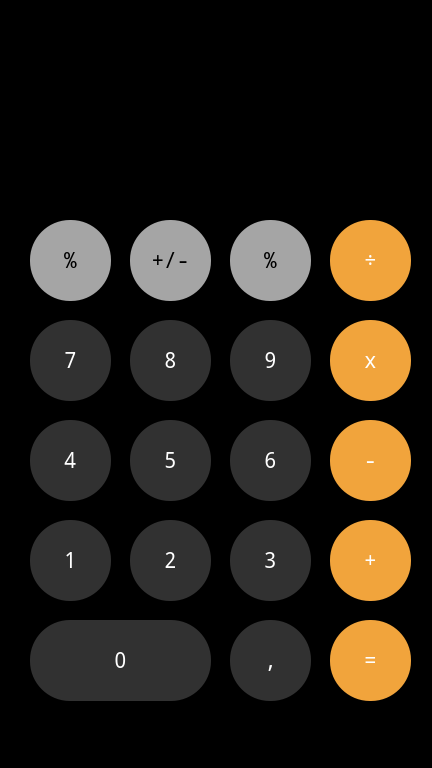
<?xml version="1.0" encoding="UTF-8"?>
<ui version="4.0">
 <class>MainWindow</class>
 <widget class="QMainWindow" name="MainWindow">
  <property name="geometry">
   <rect>
    <x>0</x>
    <y>0</y>
    <width>432</width>
    <height>768</height>
   </rect>
  </property>
  <property name="windowTitle">
   <string>MainWindow</string>
  </property>
  <property name="styleSheet">
   <string notr="true">background-color: rgb(0, 0, 0);</string>
  </property>
  <widget class="QWidget" name="centralwidget">
   <widget class="QPushButton" name="number1">
    <property name="geometry">
     <rect>
      <x>30</x>
      <y>520</y>
      <width>81</width>
      <height>81</height>
     </rect>
    </property>
    <property name="font">
     <font>
      <family>Noto Mono</family>
      <pointsize>16</pointsize>
     </font>
    </property>
    <property name="styleSheet">
     <string notr="true">border-radius : 40; 
background-color: rgb(49, 49, 49);
color: rgb(255, 255, 255);
</string>
    </property>
    <property name="text">
     <string>1</string>
    </property>
   </widget>
   <widget class="QPushButton" name="number2">
    <property name="geometry">
     <rect>
      <x>130</x>
      <y>520</y>
      <width>81</width>
      <height>81</height>
     </rect>
    </property>
    <property name="font">
     <font>
      <family>Noto Mono</family>
      <pointsize>16</pointsize>
     </font>
    </property>
    <property name="styleSheet">
     <string notr="true">border-radius : 40; 
background-color: rgb(49, 49, 49);
color: rgb(255, 255, 255);</string>
    </property>
    <property name="text">
     <string>2</string>
    </property>
   </widget>
   <widget class="QPushButton" name="number3">
    <property name="geometry">
     <rect>
      <x>230</x>
      <y>520</y>
      <width>81</width>
      <height>81</height>
     </rect>
    </property>
    <property name="font">
     <font>
      <family>Noto Mono</family>
      <pointsize>16</pointsize>
     </font>
    </property>
    <property name="styleSheet">
     <string notr="true">border-radius : 40; 
background-color: rgb(49, 49, 49);
color: rgb(255, 255, 255);</string>
    </property>
    <property name="text">
     <string>3</string>
    </property>
   </widget>
   <widget class="QPushButton" name="addition">
    <property name="geometry">
     <rect>
      <x>330</x>
      <y>520</y>
      <width>81</width>
      <height>81</height>
     </rect>
    </property>
    <property name="font">
     <font>
      <family>Noto Mono</family>
      <pointsize>16</pointsize>
     </font>
    </property>
    <property name="styleSheet">
     <string notr="true">border-radius : 40; 
background-color: #f1a43c;
color: rgb(255, 255, 255);</string>
    </property>
    <property name="text">
     <string>+</string>
    </property>
   </widget>
   <widget class="QPushButton" name="number0">
    <property name="geometry">
     <rect>
      <x>30</x>
      <y>620</y>
      <width>181</width>
      <height>81</height>
     </rect>
    </property>
    <property name="font">
     <font>
      <family>Noto Mono</family>
      <pointsize>16</pointsize>
     </font>
    </property>
    <property name="styleSheet">
     <string notr="true">border-radius : 40; 
background-color: rgb(49, 49, 49);
color: rgb(255, 255, 255);</string>
    </property>
    <property name="text">
     <string>0</string>
    </property>
   </widget>
   <widget class="QPushButton" name="number4">
    <property name="geometry">
     <rect>
      <x>30</x>
      <y>420</y>
      <width>81</width>
      <height>81</height>
     </rect>
    </property>
    <property name="font">
     <font>
      <family>Noto Mono</family>
      <pointsize>16</pointsize>
     </font>
    </property>
    <property name="styleSheet">
     <string notr="true">border-radius : 40; 
background-color: rgb(49, 49, 49);
color: rgb(255, 255, 255);
</string>
    </property>
    <property name="text">
     <string>4</string>
    </property>
   </widget>
   <widget class="QPushButton" name="number6">
    <property name="geometry">
     <rect>
      <x>230</x>
      <y>420</y>
      <width>81</width>
      <height>81</height>
     </rect>
    </property>
    <property name="font">
     <font>
      <family>Noto Mono</family>
      <pointsize>16</pointsize>
     </font>
    </property>
    <property name="styleSheet">
     <string notr="true">border-radius : 40; 
background-color: rgb(49, 49, 49);
color: rgb(255, 255, 255);</string>
    </property>
    <property name="text">
     <string>6</string>
    </property>
   </widget>
   <widget class="QPushButton" name="number5">
    <property name="geometry">
     <rect>
      <x>130</x>
      <y>420</y>
      <width>81</width>
      <height>81</height>
     </rect>
    </property>
    <property name="font">
     <font>
      <family>Noto Mono</family>
      <pointsize>16</pointsize>
     </font>
    </property>
    <property name="styleSheet">
     <string notr="true">border-radius : 40; 
background-color: rgb(49, 49, 49);
color: rgb(255, 255, 255);</string>
    </property>
    <property name="text">
     <string>5</string>
    </property>
   </widget>
   <widget class="QPushButton" name="number7">
    <property name="geometry">
     <rect>
      <x>30</x>
      <y>320</y>
      <width>81</width>
      <height>81</height>
     </rect>
    </property>
    <property name="font">
     <font>
      <family>Noto Mono</family>
      <pointsize>16</pointsize>
     </font>
    </property>
    <property name="styleSheet">
     <string notr="true">border-radius : 40; 
background-color: rgb(49, 49, 49);
color: rgb(255, 255, 255);
</string>
    </property>
    <property name="text">
     <string>7</string>
    </property>
   </widget>
   <widget class="QPushButton" name="number9">
    <property name="geometry">
     <rect>
      <x>230</x>
      <y>320</y>
      <width>81</width>
      <height>81</height>
     </rect>
    </property>
    <property name="font">
     <font>
      <family>Noto Mono</family>
      <pointsize>16</pointsize>
     </font>
    </property>
    <property name="styleSheet">
     <string notr="true">border-radius : 40; 
background-color: rgb(49, 49, 49);
color: rgb(255, 255, 255);</string>
    </property>
    <property name="text">
     <string>9</string>
    </property>
   </widget>
   <widget class="QPushButton" name="number8">
    <property name="geometry">
     <rect>
      <x>130</x>
      <y>320</y>
      <width>81</width>
      <height>81</height>
     </rect>
    </property>
    <property name="font">
     <font>
      <family>Noto Mono</family>
      <pointsize>16</pointsize>
     </font>
    </property>
    <property name="styleSheet">
     <string notr="true">border-radius : 40; 
background-color: rgb(49, 49, 49);
color: rgb(255, 255, 255);</string>
    </property>
    <property name="text">
     <string>8</string>
    </property>
   </widget>
   <widget class="QPushButton" name="equal">
    <property name="geometry">
     <rect>
      <x>330</x>
      <y>620</y>
      <width>81</width>
      <height>81</height>
     </rect>
    </property>
    <property name="font">
     <font>
      <family>Noto Mono</family>
      <pointsize>16</pointsize>
     </font>
    </property>
    <property name="styleSheet">
     <string notr="true">border-radius : 40; 
background-color: #f1a43c;
color: rgb(255, 255, 255);</string>
    </property>
    <property name="text">
     <string>=</string>
    </property>
   </widget>
   <widget class="QPushButton" name="subtraction">
    <property name="geometry">
     <rect>
      <x>330</x>
      <y>420</y>
      <width>81</width>
      <height>81</height>
     </rect>
    </property>
    <property name="font">
     <font>
      <family>Noto Mono</family>
      <pointsize>16</pointsize>
     </font>
    </property>
    <property name="styleSheet">
     <string notr="true">border-radius : 40; 
background-color: #f1a43c;
color: rgb(255, 255, 255);</string>
    </property>
    <property name="text">
     <string>-</string>
    </property>
   </widget>
   <widget class="QPushButton" name="multiplication">
    <property name="geometry">
     <rect>
      <x>330</x>
      <y>320</y>
      <width>81</width>
      <height>81</height>
     </rect>
    </property>
    <property name="font">
     <font>
      <family>Noto Mono</family>
      <pointsize>16</pointsize>
     </font>
    </property>
    <property name="styleSheet">
     <string notr="true">border-radius : 40; 
background-color: #f1a43c;
color: rgb(255, 255, 255);</string>
    </property>
    <property name="text">
     <string>x</string>
    </property>
   </widget>
   <widget class="QPushButton" name="division">
    <property name="geometry">
     <rect>
      <x>330</x>
      <y>220</y>
      <width>81</width>
      <height>81</height>
     </rect>
    </property>
    <property name="font">
     <font>
      <family>Noto Mono</family>
      <pointsize>16</pointsize>
     </font>
    </property>
    <property name="styleSheet">
     <string notr="true">border-radius : 40; 
background-color: #f1a43c;
color: rgb(255, 255, 255);</string>
    </property>
    <property name="text">
     <string>÷</string>
    </property>
   </widget>
   <widget class="QPushButton" name="percent">
    <property name="geometry">
     <rect>
      <x>230</x>
      <y>220</y>
      <width>81</width>
      <height>81</height>
     </rect>
    </property>
    <property name="font">
     <font>
      <family>Noto Mono</family>
      <pointsize>16</pointsize>
     </font>
    </property>
    <property name="styleSheet">
     <string notr="true">border-radius : 40; 
background-color: #a5a5a5;
color: rgb(0, 0, 0);</string>
    </property>
    <property name="text">
     <string>%</string>
    </property>
   </widget>
   <widget class="QPushButton" name="negative">
    <property name="geometry">
     <rect>
      <x>130</x>
      <y>220</y>
      <width>81</width>
      <height>81</height>
     </rect>
    </property>
    <property name="font">
     <font>
      <family>Noto Mono</family>
      <pointsize>16</pointsize>
     </font>
    </property>
    <property name="styleSheet">
     <string notr="true">border-radius : 40; 
background-color: #a5a5a5;
color: rgb(0,0,0);</string>
    </property>
    <property name="text">
     <string>+/-</string>
    </property>
   </widget>
   <widget class="QPushButton" name="percent_3">
    <property name="geometry">
     <rect>
      <x>30</x>
      <y>220</y>
      <width>81</width>
      <height>81</height>
     </rect>
    </property>
    <property name="font">
     <font>
      <family>Noto Mono</family>
      <pointsize>16</pointsize>
     </font>
    </property>
    <property name="styleSheet">
     <string notr="true">border-radius : 40; 
background-color: #a5a5a5;
color: rgb(0,0,0);</string>
    </property>
    <property name="text">
     <string>%</string>
    </property>
   </widget>
   <widget class="QLabel" name="label">
    <property name="geometry">
     <rect>
      <x>30</x>
      <y>130</y>
      <width>371</width>
      <height>61</height>
     </rect>
    </property>
    <property name="font">
     <font>
      <family>Noto Mono</family>
      <pointsize>48</pointsize>
     </font>
    </property>
    <property name="styleSheet">
     <string notr="true">color: #fff;</string>
    </property>
    <property name="text">
     <string/>
    </property>
    <property name="alignment">
     <set>Qt::AlignRight|Qt::AlignTrailing|Qt::AlignVCenter</set>
    </property>
   </widget>
   <widget class="QPushButton" name="comma">
    <property name="geometry">
     <rect>
      <x>230</x>
      <y>620</y>
      <width>81</width>
      <height>81</height>
     </rect>
    </property>
    <property name="font">
     <font>
      <family>Noto Mono</family>
      <pointsize>16</pointsize>
     </font>
    </property>
    <property name="styleSheet">
     <string notr="true">border-radius : 40; 
background-color: rgb(49, 49, 49);
color: rgb(255, 255, 255);</string>
    </property>
    <property name="text">
     <string>,</string>
    </property>
   </widget>
  </widget>
  <widget class="QMenuBar" name="menubar">
   <property name="geometry">
    <rect>
     <x>0</x>
     <y>0</y>
     <width>432</width>
     <height>20</height>
    </rect>
   </property>
  </widget>
  <widget class="QStatusBar" name="statusbar"/>
 </widget>
 <resources/>
 <connections/>
</ui>
